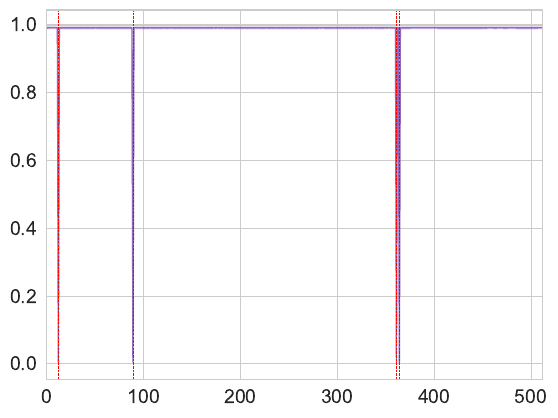

Source code (Python):
#%%
import wandb
import pandas as pd
import seaborn as sns
from matplotlib import pyplot as plt
import numpy as np

api = wandb.Api()

def moving_average(a, n=3):
	t = np.floor(n/2).astype(int)
	b = np.zeros(a.shape)
	for i in range(b.shape[-1]):
		b[i] = np.mean(a[max(0, i-t):min(i+t+1, a.shape[-1])])
	
	return b

#
idx = np.load("idx.npy")[0]
pos = np.where(idx == 2)[0]

#
at = []
for i in range(5):
    atv = np.load(f"At_{i}.npy")[0]
    atv = np.exp(atv)
    atv = atv[~np.isnan(atv)]
    at.append(atv)
    
at = np.stack(at)
at_mean = np.nanmean(at, axis=0)
at_std = np.nanstd(at, axis=0)

#
sns.set_style("whitegrid")

fig, ax = plt.subplots()
ax.plot(at_mean, color="tab:purple", label="                              ", linewidth=1)
ax.fill_between(range(len(at_mean)), at_mean-at_std, at_mean+at_std, color="tab:purple", alpha=0.2)
for p in pos:
    plt.axvline(x=p, color="red", linestyle="--", linewidth=0.5)
#ax.set(xlabel="Iterations", ylabel="Test loss")
#ax.xaxis.label.set_fontsize(14)
#ax.yaxis.label.set_fontsize(14)
plt.xlim((0,len(at_mean)))
#plt.ylim((0.5,0.7))
plt.xticks(fontsize=14)
plt.yticks(fontsize=14)
##ax.legend(prop={'size': 14}, handlelength=1.7)
ax.grid(True, which="both")
fig.savefig("switch-at.pdf", bbox_inches='tight')